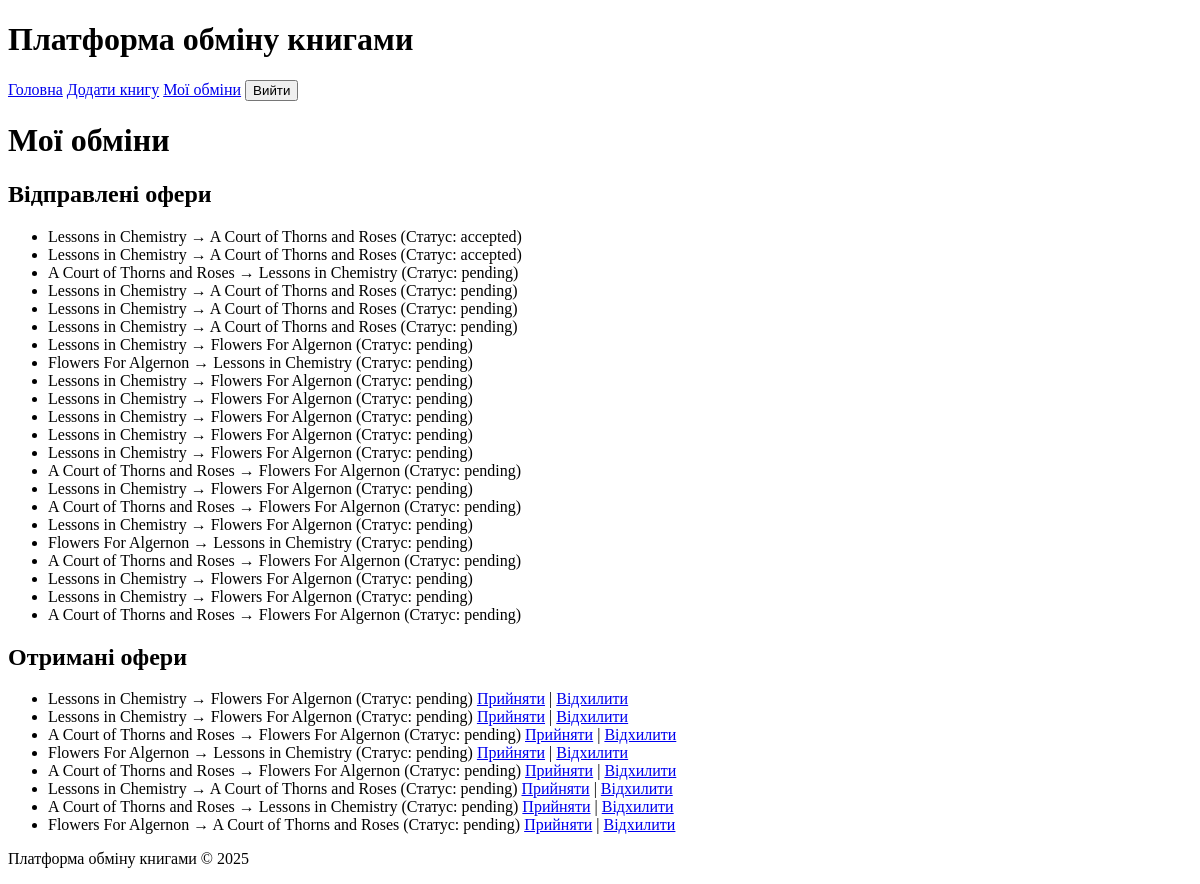
The app's page /books/my-exchanges/ (signed in), older data.
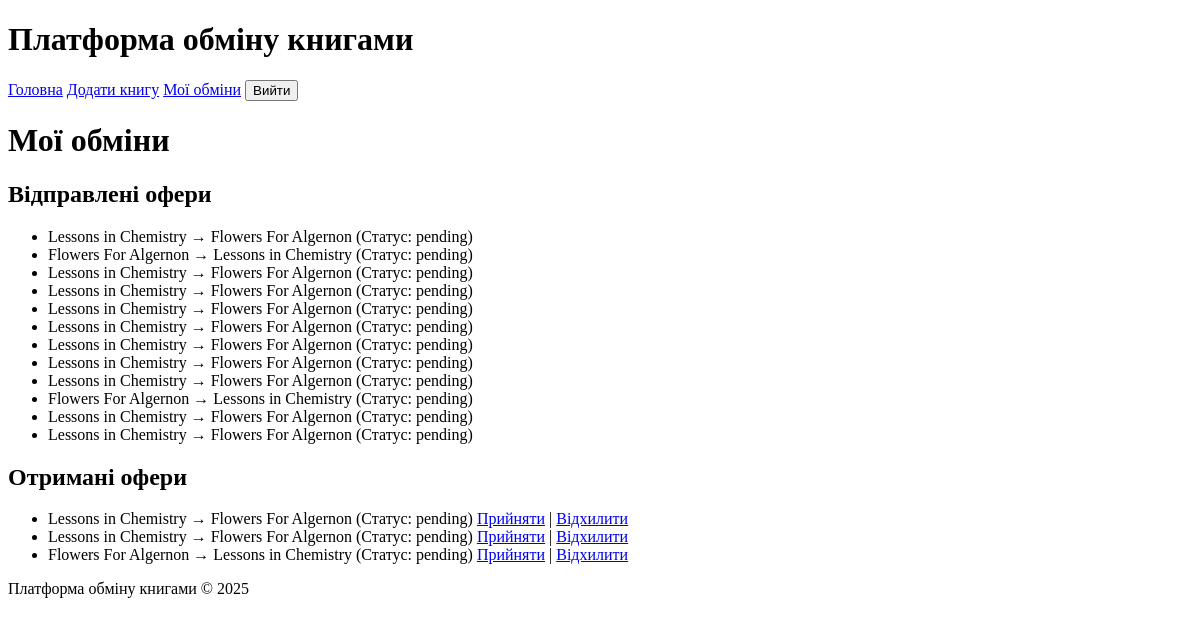
The same page, newer data.
### exchange/models.py (models this page shows, shortened)
class ExchangeOffer(models.Model):
    from_user = models.ForeignKey(User, on_delete=models.CASCADE, related_name='offers_sent')
    to_user = models.ForeignKey(User, on_delete=models.CASCADE, related_name='offers_received')
    offered_book = models.ForeignKey(Book, on_delete=models.CASCADE, related_name='offered_in')
    requested_book = models.ForeignKey(Book, on_delete=models.CASCADE, related_name='requested_in')
    status = models.CharField(max_length=20, choices=[('pending', 'Очікує'), ('accepted', 'Прийнято'), ('rejected', 'Відхилено')], default='pending')

class Book(models.Model):
    title = models.CharField(max_length=100)
    author = models.CharField(max_length=100)
    description = models.TextField()
    image = models.ImageField(upload_to='book_images/', null=True, blank=True)
    category = models.CharField(max_length=100)
    owner = models.ForeignKey(User, on_delete=models.CASCADE)

### exchange/views.py (the view)
# urls.py: path('my-exchanges/', views.my_exchanges, name='my_exchanges'),
@login_required
def my_exchanges(request):
    offers_sent = ExchangeOffer.objects.filter(from_user=request.user)
    offers_received = ExchangeOffer.objects.filter(to_user=request.user)
    return render(request, 'exchange/my_exchanges.html', {
        'offers_sent': offers_sent,
        'offers_received': offers_received,
    })

### exchange/templates/exchange/my_exchanges.html
{% extends 'base_generic.html' %}
{% block content %}
  <h1>Мої обміни</h1>
  <h2>Відправлені офери</h2>
  <ul>
    {% for offer in offers_sent %}
      <li>
        {{ offer.offered_book.title }} → {{ offer.requested_book.title }} (Статус: {{ offer.status }})
      </li>
    {% empty %}
      <li>У вас немає відправлених оферів.</li>
    {% endfor %}
  </ul>
  <h2>Отримані офери</h2>
  <ul>
    {% for offer in offers_received %}
      <li>
        {{ offer.offered_book.title }} → {{ offer.requested_book.title }} (Статус: {{ offer.status }})
        {% if offer.status == 'pending' %}
          <a href="{% url 'accept_offer' offer.id %}">Прийняти</a> |
          <a href="{% url 'reject_offer' offer.id %}">Відхилити</a>
        {% endif %}
      </li>
    {% empty %}
      <li>У вас немає отриманих оферів.</li>
    {% endfor %}
  </ul>
{% endblock %}

### templates/base_generic.html (shortened to what this page needs)
<!DOCTYPE html>
<html lang="uk">
<head>
</head>
<body>
    <header>
        <h1>Платформа обміну книгами</h1>
        <nav>
            <a href="{% url 'book_list' %}">Головна</a>
            <a href="{% url 'book_create' %}">Додати книгу</a>
            {% if user.is_authenticated %}
                <a href="{% url 'my_exchanges' %}">Мої обміни</a>
                <form action="{% url 'logout' %}" method="post" style="display: inline;">
                    <button type="submit">Вийти</button>
                </form>
            {% else %}
                <a href="{% url 'login' %}">Увійти</a>
                <a href="{% url 'register' %}">Зареєструватися</a>
            {% endif %}
        </nav>
    </header>
    <main>
        {% block content %}
        {% endblock %}
    </main>
    <footer>
        <p>Платформа обміну книгами &copy; 2025</p>
    </footer>
</body>
</html>

Row changes from the older to the newer data that the page shows:
removed ExchangeOffer: offered_book "Lessons in Chemistry", requested_book "A Court of Thorns and Roses", status "accepted", shown under "Відправлені офери"
removed ExchangeOffer: offered_book "Lessons in Chemistry", requested_book "A Court of Thorns and Roses", status "accepted", shown under "Відправлені офери"
removed ExchangeOffer: offered_book "A Court of Thorns and Roses", requested_book "Lessons in Chemistry", status "pending", shown under "Відправлені офери"
removed ExchangeOffer: offered_book "Lessons in Chemistry", requested_book "A Court of Thorns and Roses", status "pending", shown under "Відправлені офери"
removed ExchangeOffer: offered_book "Lessons in Chemistry", requested_book "A Court of Thorns and Roses", status "pending", shown under "Відправлені офери"
removed ExchangeOffer: offered_book "Lessons in Chemistry", requested_book "A Court of Thorns and Roses", status "pending", shown under "Відправлені офери"
removed ExchangeOffer: offered_book "A Court of Thorns and Roses", requested_book "Flowers For Algernon", status "pending", shown under "Відправлені офери"
removed ExchangeOffer: offered_book "A Court of Thorns and Roses", requested_book "Flowers For Algernon", status "pending", shows "Прийняти"
removed ExchangeOffer: offered_book "A Court of Thorns and Roses", requested_book "Flowers For Algernon", status "pending", shows "Прийняти"
removed ExchangeOffer: offered_book "A Court of Thorns and Roses", requested_book "Flowers For Algernon", status "pending", shown under "Відправлені офери"
removed ExchangeOffer: offered_book "Lessons in Chemistry", requested_book "A Court of Thorns and Roses", status "pending", shows "Прийняти", shown under "Отримані офери"
removed ExchangeOffer: offered_book "A Court of Thorns and Roses", requested_book "Lessons in Chemistry", status "pending", shows "Прийняти", shown under "Отримані офери"
removed ExchangeOffer: offered_book "Flowers For Algernon", requested_book "A Court of Thorns and Roses", status "pending", shows "Прийняти", shown under "Отримані офери"
